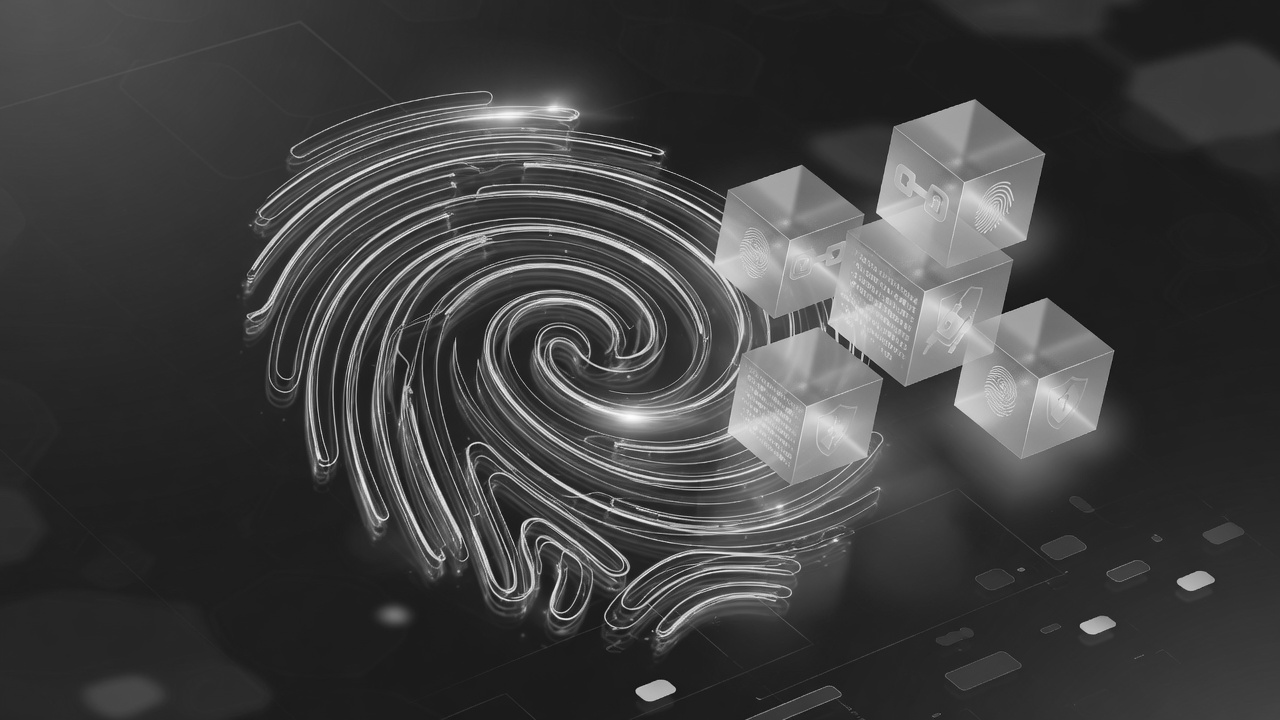
#> input picture app/assets/hero.jpg, 1280 x 720 px
$ python -i fingerprint.py   (imports and definitions only)
#> lines starting #> are read from the running program, lines starting #| are printed output that depends on the picture
#> in extract_template, img is the input picture: shape (720, 1280); min 11, max 253, mean 63.9
"""
Fingerprint template extraction and matching for OpS Digitais Dados.

Uses OpenCV ORB descriptors on fingerprint images as a portable local
biometric template (works with scanner exports or high-quality photos).

Author: Joaquim Pedro de Morais Filho
"""

from __future__ import annotations

import io
import pickle
from dataclasses import dataclass
from pathlib import Path
from typing import Optional

import cv2
import numpy as np


@dataclass
class FingerprintTemplate:
    descriptors: np.ndarray  # uint8 Hx32
    keypoints: int
    quality: float
    version: int = 1

    # [19 lines left out: functions to_bytes, from_bytes, not called in this run]


def _preprocess(gray: np.ndarray) -> np.ndarray:
    """Enhance ridge contrast for more stable ORB features."""
    if gray.ndim == 3:
        gray = cv2.cvtColor(gray, cv2.COLOR_BGR2GRAY)
    # Normalize size for consistency
    h, w = gray.shape[:2]
#> h = 720; w = 1280
    max_side = 512
    scale = max_side / float(max(h, w))
#> scale = 0.4
    if scale < 1.0:
        gray = cv2.resize(gray, (int(w * scale), int(h * scale)), interpolation=cv2.INTER_AREA)
    clahe = cv2.createCLAHE(clipLimit=2.5, tileGridSize=(8, 8))
    eq = clahe.apply(gray)
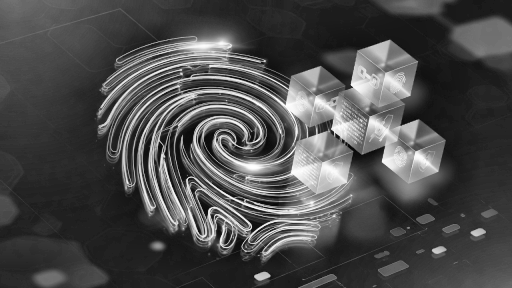
#> eq: shape (288, 512); min 6, max 255, mean 75.6
    blur = cv2.GaussianBlur(eq, (3, 3), 0)
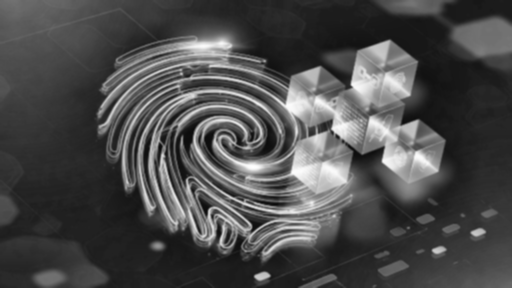
#> blur: shape (288, 512); min 11, max 254, mean 75.6
    return blur


def extract_template(image_path: str | Path) -> FingerprintTemplate:
    path = Path(image_path)
    if not path.is_file():
        raise FileNotFoundError(f"Imagem não encontrada: {path}")

    data = np.fromfile(str(path), dtype=np.uint8)
    img = cv2.imdecode(data, cv2.IMREAD_GRAYSCALE)
    if img is None:
        raise ValueError("Não foi possível ler a imagem da impressão digital.")

    proc = _preprocess(img)
    orb = cv2.ORB_create(nfeatures=1200, scaleFactor=1.2, nlevels=8)
    kps, desc = orb.detectAndCompute(proc, None)
#> kps = 1198 keypoints; strongest (x, y, size): (322, 122, 92.6), (332, 128, 53.6), (334, 129, 64.3), (331, 125, 92.6)
    if desc is None or len(kps) < 20:
        raise ValueError(
            "Qualidade insuficiente da impressão digital. "
            "Use uma imagem mais nítida e bem iluminada (scanner ou foto clara)."
        )

    # Quality heuristic: keypoints + contrast
    contrast = float(proc.std())
#> contrast = 51.32
    quality = min(100.0, (len(kps) / 12.0) + (contrast / 2.0))
#> quality = 100
    return FingerprintTemplate(descriptors=desc, keypoints=len(kps), quality=round(quality, 2))


# [99 lines left out: functions match_score, identify, save_preview_copy, create_demo_fingerprint, not called in this run]

>>> result = extract_template('assets/hero.jpg')
